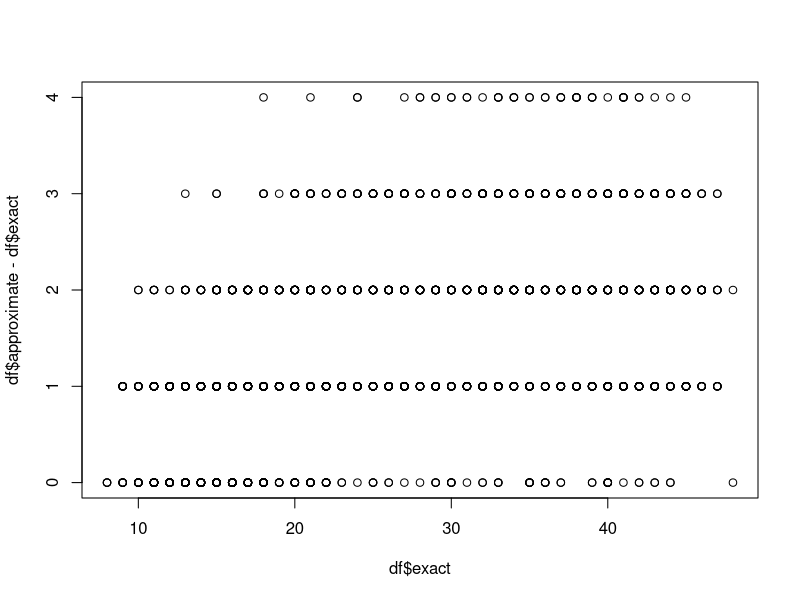

The R source for this figure:
df <- read.csv("../results/tw_comparison.csv")
plot(df$exact, df$approximate - df$exact)
t <- table(df$approximate - df$exact)
(t[1] + t[2] + t[3])/sum(t)
